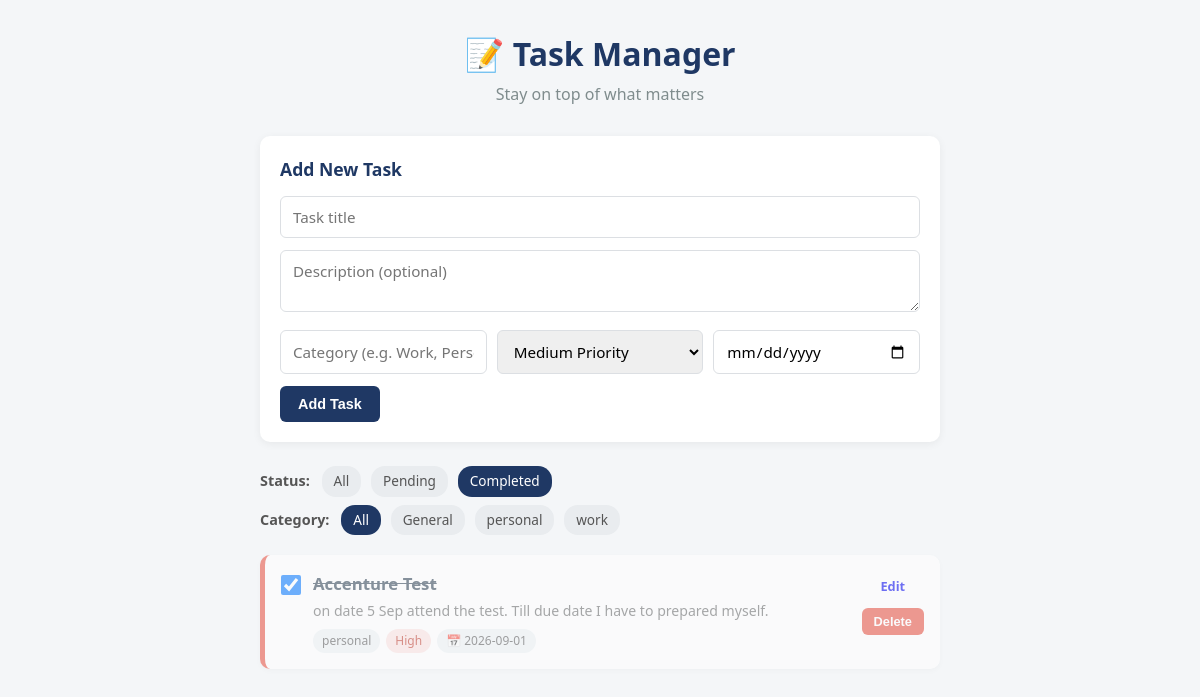
The page /?status=completed&category=all on the database its author committed.
### tables this page shows
CREATE TABLE tasks (
            id INTEGER PRIMARY KEY AUTOINCREMENT,
            title TEXT NOT NULL,
            description TEXT,
            category TEXT DEFAULT 'General',
            priority TEXT DEFAULT 'Medium',
            due_date TEXT,
            is_completed INTEGER DEFAULT 0,
            created_at TEXT NOT NULL
        );

### app.py (the view)
@app.route("/")
def index():
    status_filter = request.args.get("status", "all")     # all | pending | completed
    category_filter = request.args.get("category", "all")
    conn = get_db_connection()
    query = "SELECT * FROM tasks WHERE 1=1"
    params = []
    if status_filter == "pending":
        query += " AND is_completed = 0"
    elif status_filter == "completed":
        query += " AND is_completed = 1"
    if category_filter != "all":
        query += " AND category = ?"
        params.append(category_filter)
    query += " ORDER BY is_completed ASC, due_date ASC"
    tasks = conn.execute(query, params).fetchall()
    categories = conn.execute(
        "SELECT DISTINCT category FROM tasks ORDER BY category"
    ).fetchall()
    conn.close()
    return render_template(
        "index.html",
        tasks=tasks,
        categories=categories,
        status_filter=status_filter,
        category_filter=category_filter,
    )

### app.py (called while the page is built)
def get_db_connection():
    conn = sqlite3.connect(DB_NAME)
    conn.row_factory = sqlite3.Row
    return conn

### templates/index.html (shortened to what this page needs)
<!DOCTYPE html>
<html lang="en">
<head>
  <link rel="stylesheet" href="{{ url_for('static', filename='css/style.css') }}">
</head>
<body>
  <div class="container">
    <header>
      <h1>📝 Task Manager</h1>
      <p class="subtitle">Stay on top of what matters</p>
    </header>
    <section class="card">
      <h2>Add New Task</h2>
      <form action="{{ url_for('add_task') }}" method="POST" class="task-form">
        <input type="text" name="title" placeholder="Task title" required>
        <textarea name="description" placeholder="Description (optional)"></textarea>
        <div class="form-row">
          <input type="text" name="category" placeholder="Category (e.g. Work, Personal)">
          <select name="priority">
            <option value="Medium" selected>Medium Priority</option>
          </select>
          <input type="date" name="due_date">
        </div>
        <button type="submit" class="btn btn-primary">Add Task</button>
      </form>
    </section>
    <section class="filters">
      <div class="filter-group">
        <span class="filter-label">Status:</span>
        <a href="{{ url_for('index', status='all', category=category_filter) }}"
           class="{{ 'active' if status_filter == 'all' else '' }}">All</a>
        <a href="{{ url_for('index', status='pending', category=category_filter) }}"
           class="{{ 'active' if status_filter == 'pending' else '' }}">Pending</a>
        <a href="{{ url_for('index', status='completed', category=category_filter) }}"
           class="{{ 'active' if status_filter == 'completed' else '' }}">Completed</a>
      </div>
      {% if categories %}
      <div class="filter-group">
        <span class="filter-label">Category:</span>
        <a href="{{ url_for('index', status=status_filter, category='all') }}"
           class="{{ 'active' if category_filter == 'all' else '' }}">All</a>
        {% for c in categories %}
        <a href="{{ url_for('index', status=status_filter, category=c['category']) }}"
           class="{{ 'active' if category_filter == c['category'] else '' }}">{{ c['category'] }}</a>
        {% endfor %}
      </div>
      {% endif %}
    </section>
    <section class="task-list">
      {% for task in tasks %}
      <div class="task-item priority-{{ task['priority']|lower }} {{ 'completed' if task['is_completed'] else '' }}"
           id="task-{{ task['id'] }}">
        <div class="task-checkbox">
          <input type="checkbox"
                 {{ 'checked' if task['is_completed'] else '' }}
                 onchange="toggleTask({{ task['id'] }})">
        </div>
        <div class="task-content">
          <h3 class="task-title">{{ task['title'] }}</h3>
          {% if task['description'] %}
            <p class="task-desc">{{ task['description'] }}</p>
          {% endif %}
          <div class="task-meta">
            <span class="badge badge-category">{{ task['category'] }}</span>
            <span class="badge badge-priority-{{ task['priority']|lower }}">{{ task['priority'] }}</span>
            {% if task['due_date'] %}
              <span class="badge badge-date">📅 {{ task['due_date'] }}</span>
            {% endif %}
          </div>
        </div>
        <div class="task-actions">
          <a href="{{ url_for('edit_task', task_id=task['id']) }}" class="btn btn-small">Edit</a>
          <form action="{{ url_for('delete_task', task_id=task['id']) }}" method="POST"
                onsubmit="return confirm('Delete this task?');" style="display:inline;">
            <button type="submit" class="btn btn-small btn-danger">Delete</button>
          </form>
        </div>
      </div>
      {% endfor %}
    </section>
  </div>
</body>
</html>

### static/css/style.css (style rules this page uses)
* { margin: 0; padding: 0; box-sizing: border-box; }
body { font-family: 'Segoe UI', Arial, sans-serif; background: #f4f6f8; color: #2c3e50; line-height: 1.5; }
.container { max-width: 720px; margin: 0 auto; padding: 30px 20px 60px; }
header { text-align: center; margin-bottom: 30px; }
header h1 { font-size: 2rem; color: #1f3864; }
.subtitle { color: #7f8c8d; margin-top: 4px; }
.card { background: #fff; border-radius: 10px; padding: 20px; box-shadow: 0 2px 8px rgba(0,0,0,0.06); margin-bottom: 24px; }
.card h2 { font-size: 1.1rem; margin-bottom: 14px; color: #1f3864; }
.task-form input, .task-form textarea, .task-form select { width: 100%; padding: 10px 12px; margin-bottom: 12px; border: 1px solid #dcdfe3; border-radius: 6px; font-size: 0.95rem; font-family: inherit; }
.task-form textarea { min-height: 60px; resize: vertical; }
.form-row { display: flex; gap: 10px; }
.form-row input, .form-row select { flex: 1; }
.btn { display: inline-block; padding: 10px 18px; border: none; border-radius: 6px; cursor: pointer; font-size: 0.9rem; text-decoration: none; text-align: center; font-weight: 600; }
.btn-primary { background: #1f3864; color: #fff; }
.btn-small { padding: 6px 12px; font-size: 0.8rem; }
.btn-danger { background: #e74c3c; color: #fff; }
.filters { margin-bottom: 20px; }
.filter-group { margin-bottom: 8px; font-size: 0.9rem; }
.filter-label { font-weight: 600; margin-right: 8px; color: #555; }
.filter-group a { display: inline-block; padding: 5px 12px; margin-right: 6px; border-radius: 14px; text-decoration: none; color: #555; background: #e9ecef; font-size: 0.85rem; }
.filter-group a.active { background: #1f3864; color: #fff; }
.task-item { background: #fff; border-radius: 10px; padding: 16px; margin-bottom: 12px; display: flex; align-items: flex-start; gap: 12px; box-shadow: 0 2px 6px rgba(0,0,0,0.05); border-left: 5px solid #ccc; }
.task-item.priority-high { border-left-color: #e74c3c; }
.task-item.completed { opacity: 0.55; }
.task-item.completed .task-title { text-decoration: line-through; }
.task-checkbox input { width: 20px; height: 20px; margin-top: 4px; cursor: pointer; }
.task-content { flex: 1; }
.task-title { font-size: 1.05rem; margin-bottom: 4px; }
.task-desc { font-size: 0.88rem; color: #666; margin-bottom: 8px; }
.task-meta { display: flex; flex-wrap: wrap; gap: 6px; }
.badge { font-size: 0.75rem; padding: 3px 9px; border-radius: 12px; background: #eef1f4; color: #555; }
.badge-priority-high { background: #fde2e0; color: #c0392b; }
.task-actions { display: flex; flex-direction: column; gap: 6px; }

### rows shown on the page
tasks: category "General"
tasks: category "work"
tasks: title "Accenture Test", description "on date 5 Sep attend the test. Till due date I have to prepared myself.", category "personal", priority "High", due_date "2026-09-01"

### other values the page prints
{{ c['category'] }} "personal"
